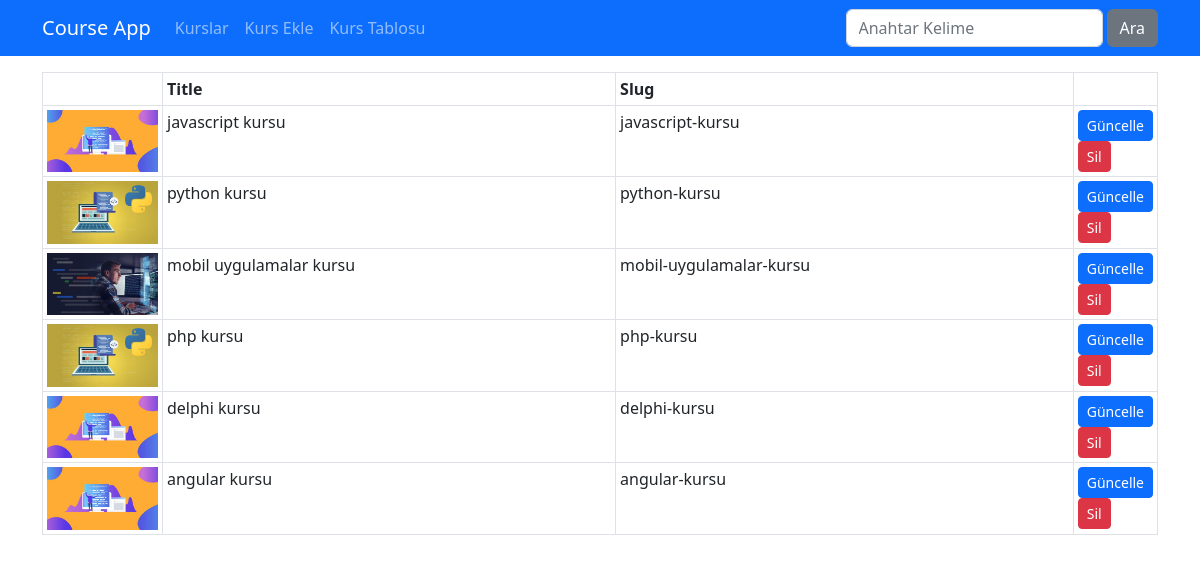
Page /kurslar/course-list on the earlier database version.
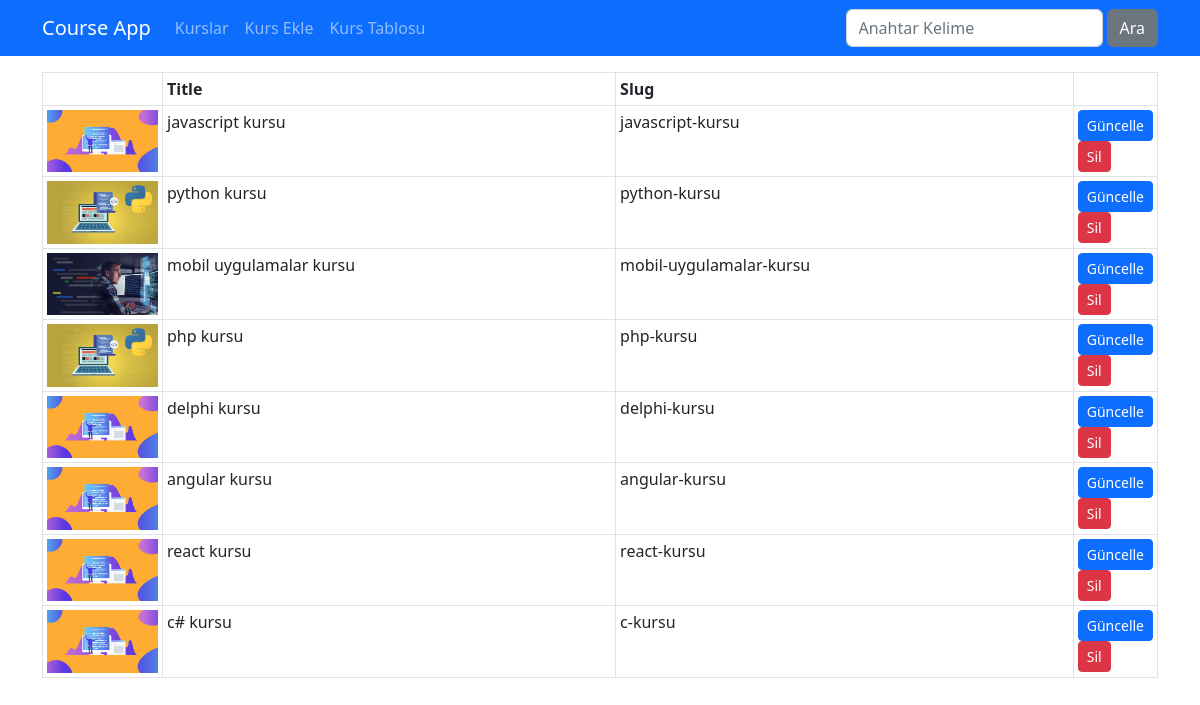
Same page on the later database version.
### djangoapp/models.py (models this page shows, shortened)
class Course(models.Model):
    title = models.CharField(max_length=50)
    description = models.TextField()
    imageUrl = models.CharField(max_length=50, blank=False)
    date = models.DateField(auto_now=True)
    isActive = models.BooleanField(default=False)
    isHome = models.BooleanField(default=False)
    slug = models.SlugField(default="",blank=True, null=False, unique=True, db_index=True)
    categories = models.ManyToManyField(Category)

### djangoapp/views.py (the view)
# urls.py: path('course-list',views.course_list, name="course_list"),
def course_list(request):
    kurslar = Course.objects.all()
    return render(request, 'courses/course-list.html', {
        'courses' : kurslar
    }
    )

### djangoapp/templates/courses/course-list.html (shortened to what this page needs)
{% extends "layout.html" %}
{% load static %}
{% block css_files %}
    <link rel="stylesheet" href="{% static 'courses/css/style.css' %}">
    <link rel="stylesheet" href="https://cdnjs.cloudflare.com/ajax/libs/font-awesome/6.5.2/css/all.min.css"/>
{% endblock css_files %}
{% block content %}
<div class="container mt-3">
    <div class="row">
        <div class="col-12">
            <table class="table table-sm table-bordered">
                <thead>
                    <tr>
                        <th style="width:120px;"></th>
                        <th>Title</th>
                        <th>Slug</th>
                        <th style="width:70px;"></th>
                    </tr>
                </thead>
                <tbody>
                    {% for course in courses %}
                    <tr>
                        <td>
                            <img src="{% static 'courses/img/'|add:course.imageUrl %}" alt="" class="img-fluid">
                        </td>
                        <td>{{course.title}}</td>
                        <td>{{course.slug}}</td>
                        <td>
                            <a href="{% url 'course_edit' course.id %}" class="btn btn-primary btn-sm">Güncelle</a>
                            <a href="{% url 'course_delete' course.id %}" class="btn btn-danger btn-sm">Sil</a>
                        </td>
                    </tr>
                    {% endfor %}
                </tbody>
            </table>
        </div>
    </div>
</div>
{% endblock content %}

### templates/layout.html (shortened to what this page needs)
{% load static %}
<!DOCTYPE html>
<html lang="en">
<head>
    <link rel="stylesheet" href="{% static 'css/bootstrap.min.css' %}"/>
    {% block css_files %}{% endblock css_files %}
</head>
<body>
    {% include 'partials/_nav.html' %}
    {% block content %} {% endblock content %}
</body>
</html>

### templates/partials/_nav.html
<nav class="navbar navbar-expand-lg bg-primary navbar-dark">
    <div class="container">
        <a href="{% url 'index' %}" class="navbar-brand">Course App</a>
        <ul class="navbar-nav me-auto">
            <li class="nav-item">
                <a href="{% url 'index' %}" class="nav-link">Kurslar</a>
            </li>
            <li class="nav-item">
                <a href="{% url 'create_course' %}" class="nav-link">Kurs Ekle</a>
            </li>
            <li class="nav-item">
                <a href="{% url 'course_list' %}" class="nav-link">Kurs Tablosu</a>
            </li>
        </ul>
        <form class="d-flex" action="{% url 'search' %}">
            <input class="form-control me-1" type="text" name="q" placeholder="Anahtar Kelime">
            <button type="submit" class="btn btn-secondary">Ara</button>
        </form>
    </div>
</nav>

Differences in the rows shown:
added Course: imageUrl (picture), title "react kursu", slug "react-kursu"
added Course: imageUrl (picture), title "c# kursu", slug "c-kursu"
